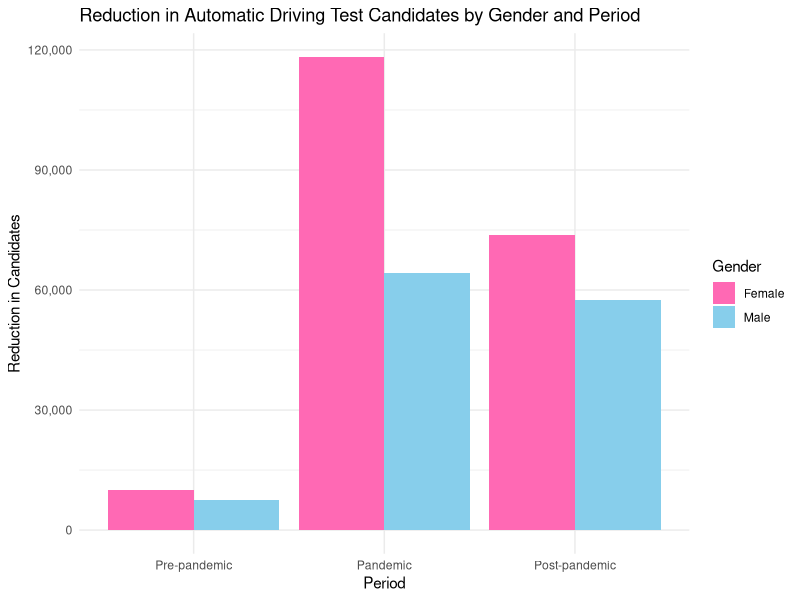
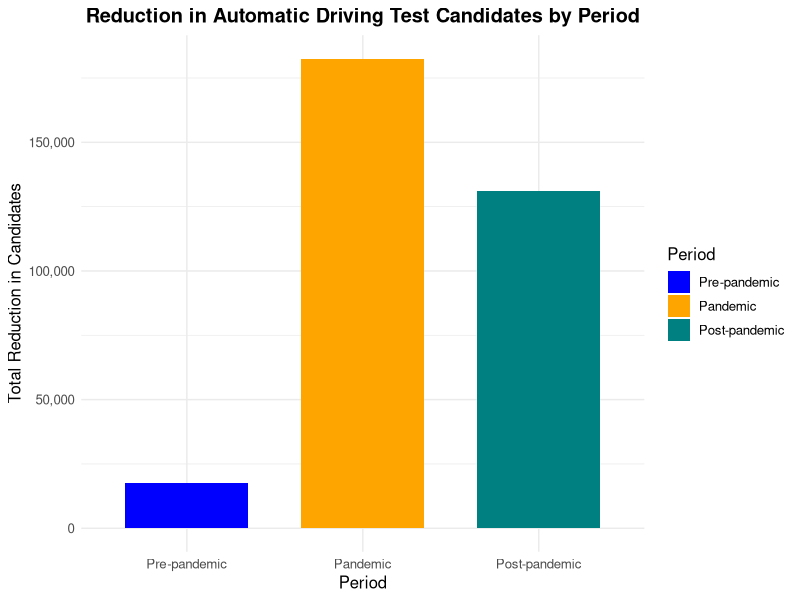

Write R code to recreate these figures, in order.
## ---- chunk 1
library(readxl)
library(tibble)
library(dplyr)
library(ggplot2)
library(scales)
library(tidyr)
## ---- chunk 2
# The original data, “dvsa1206.ods”, was structured into “PreparedData.xlsx” to align with my aim and hypotheses.
# Load the data from the Excel file
data <- read_excel("./PreparedData.xlsx")

# Convert the data to a tibble
data_tibble <- as_tibble(data)

# View the tibble (first few rows)
print(data_tibble)
## ---- chunk 3
# Create a 'Period' column based on the 'Date'
data_tibble <- data_tibble %>%
  mutate(Period = case_when(
    Date %in% c("2018/19", "2019/20") ~ "Pre-pandemic",
    Date %in% c("2020/21", "2021/22") ~ "Pandemic",
    Date %in% c("2022/23", "2023/24") ~ "Post-pandemic",
    TRUE ~ "Unknown"
  )) %>%
  mutate(Period = factor(Period, levels = c("Pre-pandemic", "Pandemic", "Post-pandemic")))

# Calculate the reductions for Male and Female candidates by period
data_tibble <- data_tibble %>%
  arrange(Date) %>%
  group_by(Period) %>%
  mutate(
    Male_tests_Reduction = c(NA, diff(`Male tests-Conducted`)),
    Female_tests_Reduction = c(NA, diff(`Female tests-Conducted`))
  )

# Remove rows with NA values (first row of each period has NA for reduction)
data_tibble <- data_tibble %>%
  filter(!is.na(Male_tests_Reduction), !is.na(Female_tests_Reduction))

# Fit the linear model for Male tests reduction
model_male <- lm(Male_tests_Reduction ~ Period, data = data_tibble)
summary(model_male)

# Fit the linear model for Female tests reduction
model_female <- lm(Female_tests_Reduction ~ Period, data = data_tibble)
summary(model_female)
## ---- chunk 4
# Create a contingency table for the Chi-square test
# Summarize reductions by gender and period
data_tibble_summary <- data_tibble %>%
  group_by(Period) %>%
  summarise(
    Male_Reduction = sum(Male_tests_Reduction, na.rm = TRUE),
    Female_Reduction = sum(Female_tests_Reduction, na.rm = TRUE)
  )

# Convert reductions into a matrix for the Chi-square test
reduction_matrix <- as.matrix(data_tibble_summary[, c("Male_Reduction", "Female_Reduction")])
rownames(reduction_matrix) <- data_tibble_summary$Period

# Perform the Chi-square test
chi_square_result <- chisq.test(reduction_matrix)

# Output the test result
print(chi_square_result)
## ---- chunk 5
# Create a dataset for plotting by summarizing Male and Female reductions by period and reshaping the data
ggplot(data_tibble %>%
         group_by(Period) %>%
         summarise(
           Male_Reduction = sum(Male_tests_Reduction, na.rm = TRUE),
           Female_Reduction = sum(Female_tests_Reduction, na.rm = TRUE) 
         ) %>% 
         pivot_longer(cols = c(Male_Reduction, Female_Reduction), names_to = "Gender", values_to = "Reduction") %>%
         mutate(Gender = recode(Gender, "Male_Reduction" = "Male", "Female_Reduction" = "Female")), 
       aes(x = Period, y = Reduction, fill = Gender)) +
  geom_bar(stat = "identity", position = "dodge") +  # Create a dodged bar plot
  scale_fill_manual(values = c("Male" = "skyblue", "Female" = "hotpink")) +  # Correct color mapping
  labs(
    title = "Reduction in Automatic Driving Test Candidates by Gender and Period",
    x = "Period",
    y = "Reduction in Candidates",
    fill = "Gender"
  ) +
  theme_minimal() +  # Apply a minimal theme
  scale_y_continuous(labels = scales::comma)  # Format y-axis with commas for better readability
## ---- chunk 6
# Load the data function
load_data <- function() {
  data <- read_excel("./PreparedData.xlsx")
  as_tibble(data)
}

# Reload the data before Hypothesis 2 analysis
data_tibble <- load_data()

# Hypothesis 2: Year-based Focus Analysis
# Recreate Period column to ensure consistency
data_tibble <- data_tibble %>%
  mutate(Period = case_when(
    Date %in% c("2018/19", "2019/20") ~ "Pre-pandemic",
    Date %in% c("2020/21", "2021/22") ~ "Pandemic",
    Date %in% c("2022/23", "2023/24") ~ "Post-pandemic",
    TRUE ~ "Unknown"
  )) %>%
  mutate(Period = factor(Period, levels = c("Pre-pandemic", "Pandemic", "Post-pandemic")))

# Calculate the reduction in 'Total tests-Conducted' for each period
data_tibble <- data_tibble %>%
  arrange(Date) %>%
  group_by(Period, .drop = FALSE) %>%  # Retain unused levels
  mutate(Test_Reduction = c(NA, diff(`Total tests-Conducted`))) %>%
  filter(!is.na(Test_Reduction))  # Remove rows with NA values

# Check levels after filtering
print(levels(data_tibble$Period))
print(table(data_tibble$Period))

# Fit the linear model to examine the reduction in tests by period
model_total_tests <- lm(Test_Reduction ~ Period, data = data_tibble)

# Output the summary of the linear model
summary(model_total_tests)

## ---- chunk 7
# Reload the data to ensure a clean slate
data_tibble <- load_data()

# Recreate Period column
data_tibble <- data_tibble %>%
  mutate(Period = case_when(
    Date %in% c("2018/19", "2019/20") ~ "Pre-pandemic",
    Date %in% c("2020/21", "2021/22") ~ "Pandemic",
    Date %in% c("2022/23", "2023/24") ~ "Post-pandemic",
    TRUE ~ "Unknown"
  )) %>%
  mutate(Period = factor(Period, levels = c("Pre-pandemic", "Pandemic", "Post-pandemic")))

# Calculate the reductions in 'Total tests-Conducted' for each period
data_tibble <- data_tibble %>%
  arrange(Date) %>%
  group_by(Period, .drop = FALSE) %>%
  mutate(Test_Reduction = c(NA, diff(`Total tests-Conducted`))) %>%
  filter(!is.na(Test_Reduction))  # Remove rows with NA values

# Summarize reductions by period
data_tibble_summary <- data_tibble %>%
  group_by(Period) %>%
  summarise(Total_Reduction = sum(Test_Reduction, na.rm = TRUE))

# Create a contingency table for Chi-Square Test
reduction_matrix <- as.matrix(data_tibble_summary[, "Total_Reduction"])
rownames(reduction_matrix) <- data_tibble_summary$Period

# Perform the Chi-Square Test
chi_square_result <- chisq.test(reduction_matrix)

# Output the test result
print(chi_square_result)

## ---- chunk 8
# Visualization of Total Reductions by Period for Hypothesis 2
ggplot(data_tibble_summary, aes(x = Period, y = Total_Reduction, fill = Period)) +
  geom_bar(stat = "identity", width = 0.7) +
  scale_fill_manual(values = c("Pre-pandemic" = "blue", "Pandemic" = "#FFA500", "Post-pandemic" = "#008080")) +
  labs(
    title = "Reduction in Automatic Driving Test Candidates by Period",
    x = "Period",
    y = "Total Reduction in Candidates",
    fill = "Period"
  ) +
  theme_minimal() +
  theme(
    text = element_text(size = 12),
    plot.title = element_text(hjust = 0.5, face = "bold")
  ) +
  scale_y_continuous(labels = scales::comma)  # Format y-axis with commas for readability
